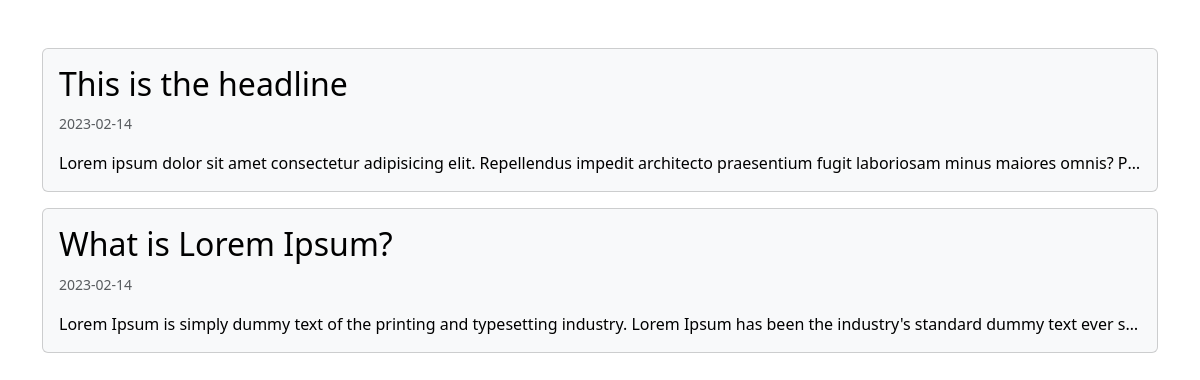
The page / on the database its author committed.
### tables this page shows
CREATE TABLE `post` (
  `id` int(11) NOT NULL,
  `headline` varchar(255) NOT NULL,
  `details` longtext NOT NULL,
  `date` date NOT NULL DEFAULT current_timestamp()
);

### index.php (the view, shortened to what this page needs)
<?php
  include('connect.php');
  $postSql = "SELECT * FROM post";
  $postQuery = mysqli_query($con, $postSql);
?>
<!doctype html>
<html lang="en">
  <head>
    <link href="https://cdn.jsdelivr.net/npm/bootstrap@5.3.0-alpha1/dist/css/bootstrap.min.css" rel="stylesheet">
    <link rel="stylesheet" type="text/css" href="css/style.css">
  </head>
  <body>
    <div class="container my-5">
      <?php
        while($postData = mysqli_fetch_array($postQuery)) {
          $id = $postData['id'];
          $headline = $postData['headline'];
          $details = $postData['details'];
          $date = $postData['date'];
      ?>
      <div class="card text-bg-light mb-3">
        <div class="card-body">
          <a href="read.php?id=<?php echo $id ?>" class="post_headline">
            <h2 class="card-title"><?php echo $headline?></h2>
          </a>
          <p class="card-text"><small class="text-muted"><?php echo $date?></small></p>
          <p class="card-text col-12 text-truncate"><?php echo $details?></p>
        </div>
      </div>
    <?php }?>
    </div>
  </body>
</html>

### css/style.css (style rules this page uses)
.post_headline { color: #000; text-decoration: none; }

### rows shown on the page
post: headline "This is the headline", date "2023-02-14", details "Lorem ipsum dolor sit amet consectetur adipisicing elit. Repellendus impedit architecto praesentium fugit laboriosam minus maiores omnis? P…"
post: headline "What is Lorem Ipsum?", date "2023-02-14", details "Lorem Ipsum is simply dummy text of the printing and typesetting industry. Lorem Ipsum has been the industry's standard dummy text ever s…"
